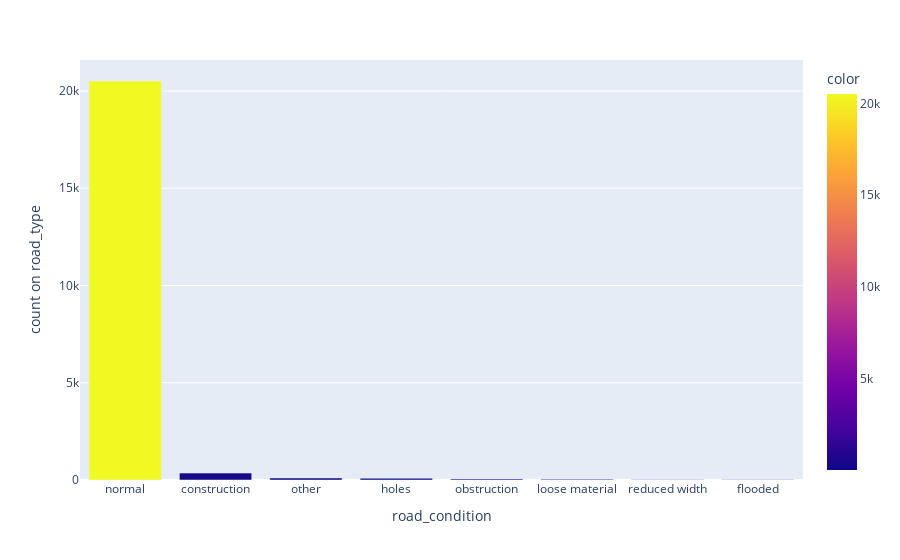

Notebook code cell kept with this figure:
### Code cell
fig_1 = px.bar(data_cleaned_1, y = data_cleaned_1.unique(), x= data_cleaned_1.index, color = data_cleaned_1.unique())
fig_1.update_xaxes(title_text='road_condition')
fig_1.update_yaxes(title_text='count on road_type')                                
fig_1.show()

### Figure 1 — Plotly figure (JSON) as saved in the notebook; plotly's stock layout.template omitted (floating-point values rounded to 4 significant figures)
{"data": [{"alignmentgroup": "True", "hovertemplate": "index=%{x}<br>y=%{y}<br>color=%{marker.color}<extra></extra>", "legendgroup": "", "marker": {"color": [20513, 355, 103, 91, 52, 39, 15, 9], "coloraxis": "coloraxis"}, "name": "", "offsetgroup": "", "orientation": "v", "showlegend": false, "textposition": "auto", "type": "bar", "x": ["normal", "construction", "other", "holes", "obstruction", "loose material", "reduced width", "flooded"], "xaxis": "x", "y": [20513, 355, 103, 91, 52, 39, 15, 9], "yaxis": "y"}], "layout": {"barmode": "relative", "coloraxis": {"colorbar": {"title": {"text": "color"}}, "colorscale": [[0, "#0d0887"], [0.1111, "#46039f"], [0.2222, "#7201a8"], [0.3333, "#9c179e"], [0.4444, "#bd3786"], [0.5556, "#d8576b"], [0.6667, "#ed7953"], [0.7778, "#fb9f3a"], [0.8889, "#fdca26"], [1, "#f0f921"]]}, "legend": {"tracegroupgap": 0}, "margin": {"t": 60}, "xaxis": {"anchor": "y", "domain": [0, 1], "title": {"text": "road_condition"}}, "yaxis": {"anchor": "x", "domain": [0, 1], "title": {"text": "count on road_type"}}}}
